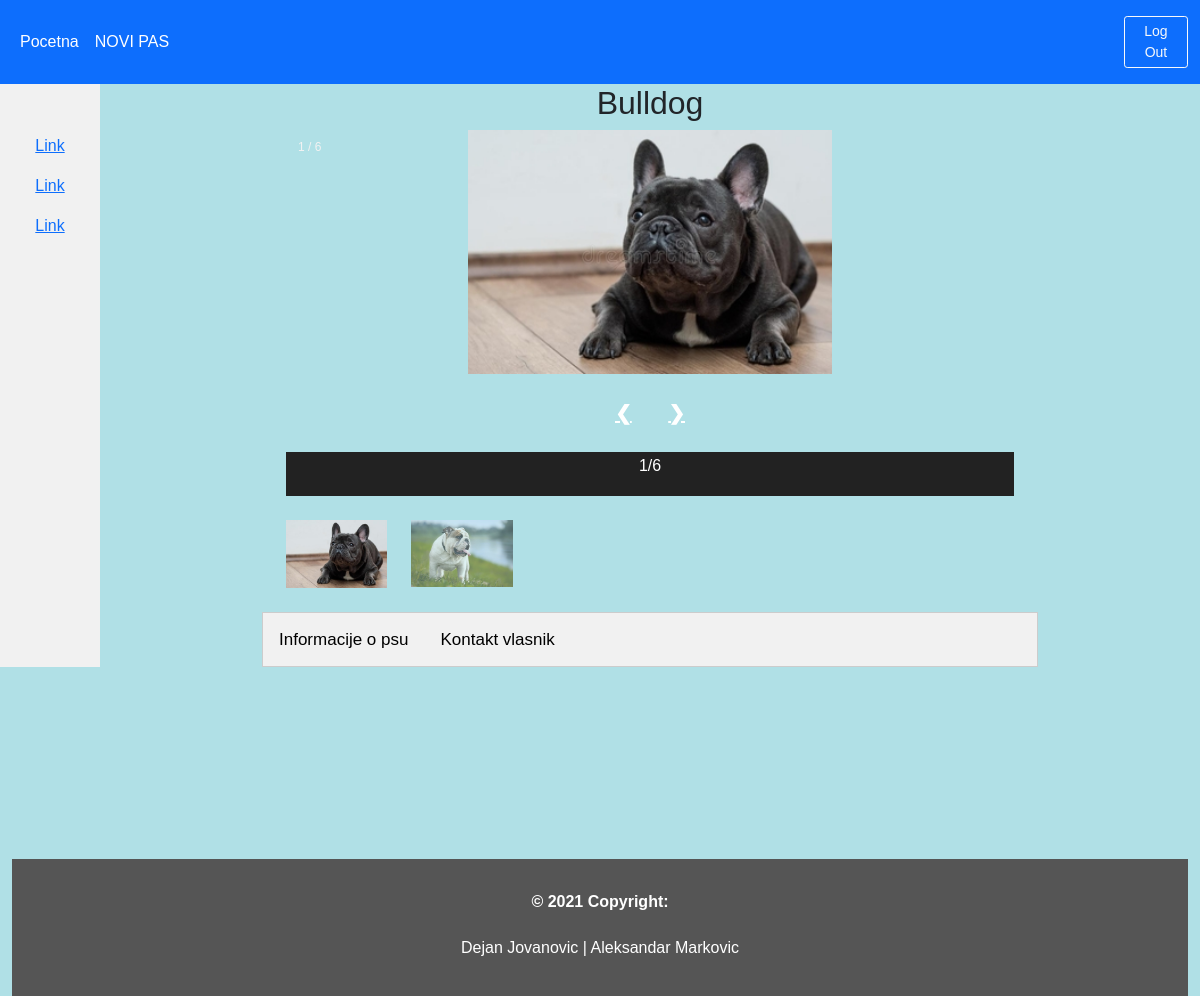
/14/details/ (signed in), run on the app's committed database.
### tinder_app/models.py (models this page shows, shortened)
class Dog(models.Model):
	user = models.ForeignKey(User, on_delete=models.CASCADE)
	breed = models.ForeignKey('DogBreed', on_delete=models.CASCADE)
	gender = models.CharField(max_length=10)
	birthYear = models.CharField(max_length=15)
	info = models.TextField(max_length=1000)
	image = ResizedImageField(size=[320,240], quality=100, upload_to='pictures', null=True, blank=False)
	image2 = ResizedImageField(size=[320,240], quality=100, upload_to='pictures', null=True, blank=True)
	image3 = ResizedImageField(size=[320,240], quality=100, upload_to='pictures', null=True, blank=True)
	image4 = ResizedImageField(size=[320,240], quality=100, upload_to='pictures', null=True, blank=True)
	image5 = ResizedImageField(size=[320,240], quality=100, upload_to='pictures', null=True, blank=True)
	image6 = ResizedImageField(size=[320,240], quality=100, upload_to='pictures', null=True, blank=True)
	phone_no = models.CharField(max_length=20, null=True, blank=False)
	date = models.DateTimeField(default=datetime.now, blank=True)
	class Meta:
		ordering = ['-date']

class DogBreed(models.Model):
	breed = models.CharField(max_length=50)
	def __str__(self):
		return self.breed
	class Meta:
		ordering = ['breed']

### tinder_app/views.py (the view)
# urls.py: path('<pk>/details/', views.details, name='details'),
def details(request, pk):
	dogs_details = Dog.objects.filter(pk=pk)
	context = {'dogs_details':dogs_details}
	return render(request, 'tinder_app/details.html', context)

### tinder_app/templates/tinder_app/details.html (shortened to what this page needs)
{% extends 'tinder_app/base.html' %}
{% block content %}
{% if user.is_authenticated %}
	{% for detail in dogs_details %}
<!DOCTYPE html>
<html>
<body>
<h2 style="text-align:center">{{ detail.breed }}</h2>
<div class="container">
  {% if detail.image %}
  <div class="mySlides">
    <div class="numbertext">1 / 6</div>
    <img src="{{ detail.image.url }}" style="width:50%">
  </div>
  {% endif %}
<br>
  <a class="prev" onclick="plusSlides(-1)">❮</a>
  <a class="next" onclick="plusSlides(1)">❯</a>
<br><br>
  <div class="caption-container">
    <p id="caption"></p>
  </div>
<br>
  <div class="row">
    {% if detail.image %}
    <div class="column">
      <img class="demo cursor" src="{{ detail.image.url }}" style="width:100%" onclick="currentSlide(1)" alt="1/6">
    </div>
    {% endif %}
    {% if detail.image2 %}
    <div class="column">
      <img class="demo cursor" src="{{ detail.image2.url }}" style="width:100%" onclick="currentSlide(2)" alt="2/6">
    </div>
    {% endif %}
  </div>
</div>
<br>
</body>
</html>
<!DOCTYPE html>
<html>
<head>
</head>
<body>
<div class="tab">
  <button class="tablinks" onclick="openCity(event, 'Ljubimac')">Informacije o psu</button>
  <button class="tablinks" onclick="openCity(event, 'Kontakt')">Kontakt vlasnik</button>
</div>
</body>
</html>
			</div>
	{% endfor %}
{% endif %}
{% endblock %}

### tinder_app/templates/tinder_app/details.html (style rules this page uses)
body { font-family: Arial; margin: 0; }
* { box-sizing: border-box; }
img { vertical-align: middle; }
.container { position: relative; }
.mySlides { display: none; }
.cursor { cursor: pointer; }
.prev, .next { cursor: pointer; position: center; top: 40%; width: auto; padding: 16px; margin-top: 10px; color: white; font-weight: bold; font-size: 20px; border-radius: 0 3px 3px 0; user-select: none; -webkit-user-select: none; }
.next { right: 0; border-radius: 3px 0 0 3px; }
.numbertext { color: #f2f2f2; font-size: 12px; padding: 8px 12px; position: absolute; top: 0; }
.caption-container { text-align: center; background-color: #222; padding: 2px 16px; color: white; }
.row:after { content: ""; display: table; clear: both; }
.column { float: left; width: 16.66%; }
.demo { opacity: 0.6; }
.active, .demo:hover { opacity: 1; }
body { font-family: Arial; }
.tab { overflow: hidden; border: 1px solid #ccc; background-color: #f1f1f1; }
.tab button { background-color: inherit; float: left; border: none; outline: none; cursor: pointer; padding: 14px 16px; transition: 0.3s; font-size: 17px; }

### data on the page
Dog: breed "Bulldog", image (picture), image2 (picture)
